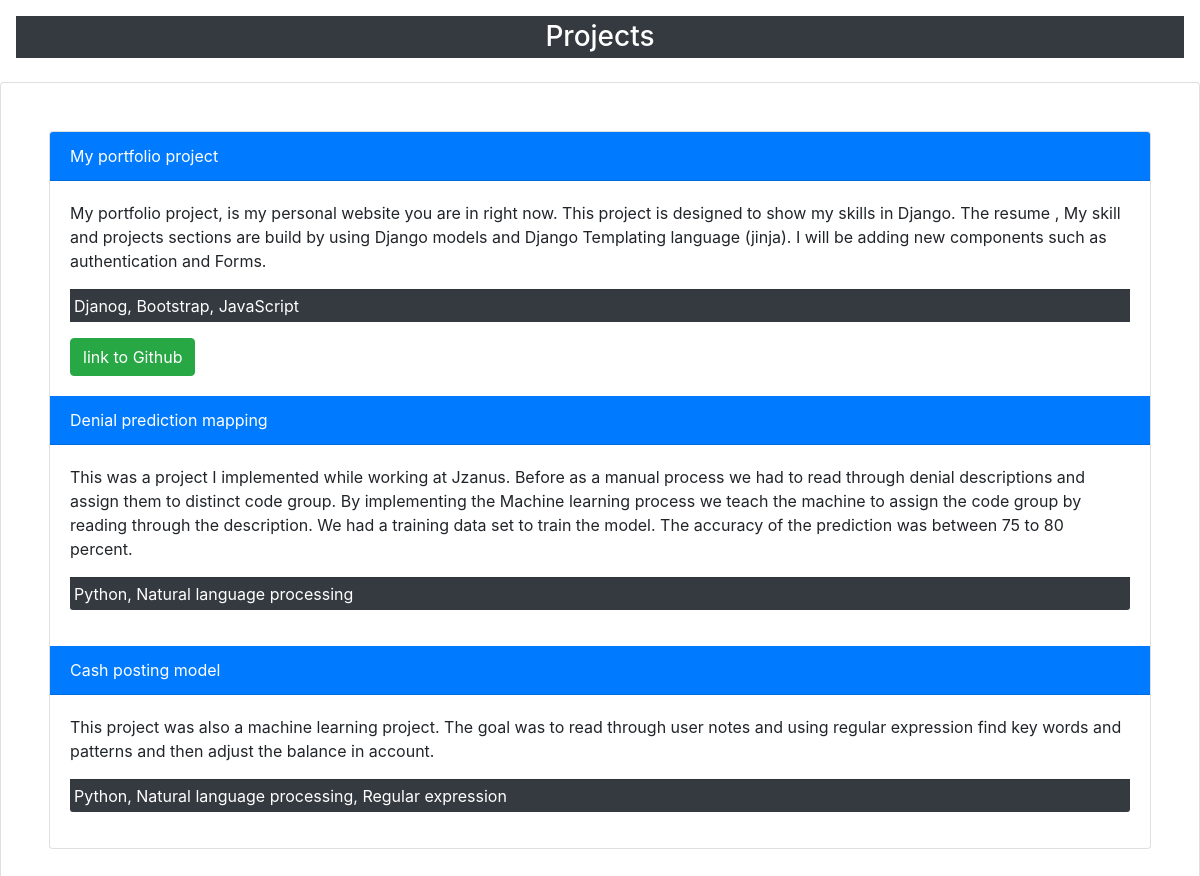
The app's page /project/, older data.
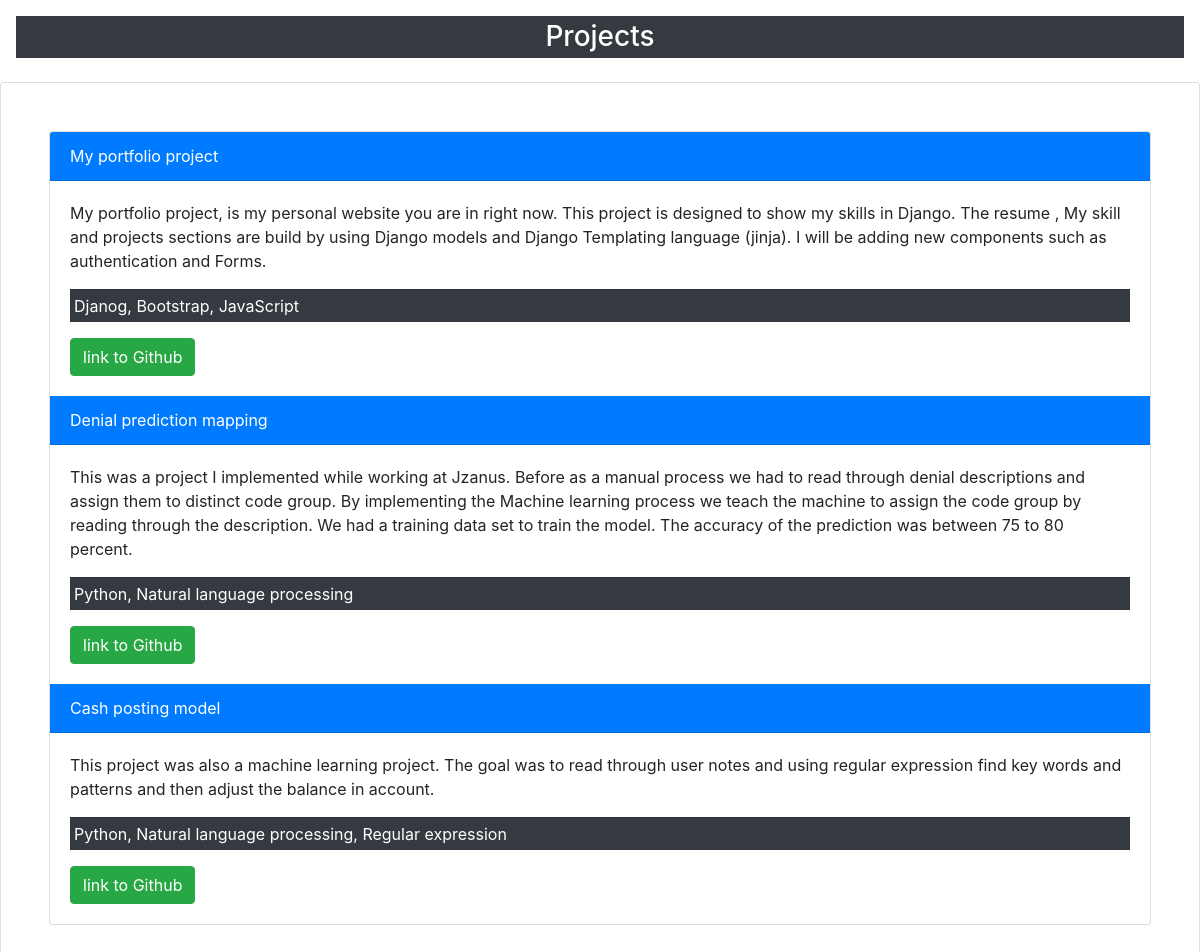
The same page, newer data.
### project/models.py (models this page shows, shortened)
class Allprojecct (models.Model):
    project_name = models.CharField(max_length=50)
    project_desc = models.TextField(max_length=1000)
    project_url = models.URLField(blank = True , null = True)
    project_tech = models.TextField(max_length=500)

### project/views.py (the view)
# urls.py: path('', views.all_project , name = 'all_project')
def all_project(request):
    allprojects = Allprojecct.objects.all()
    return render(request , 'project/all_project.html' , {'Allprojects' : allprojects})

### project/templates/project/all_project.html (shortened to what this page needs)
{% load static %}
 <link href="{% static 'portfolio/custom.css' %}" rel="stylesheet">
    <link rel="stylesheet" href="https://stackpath.bootstrapcdn.com/bootstrap/4.4.1/css/bootstrap.min.css">
<div class="p-3">
    <h3 class="text-center bg-dark text-white p-1"> Projects</h3>
</div>
<div class="card card-body p-5">
      <div class="card">
         {% for project in Allprojects %}
            <div class="card-header bg-primary text-white">
             {{ project.project_name}}
            </div>
            <div class="card-body">
                <p class="card-text">
                 {{ project.project_desc}}
                </p>
                  <p class="card-footer p-1  bg-dark text-white">
                 {{ project.project_tech}}
                </p>
            {% if project.project_url %}
                <a class="btn btn-success" href="{{ project.project_url }}">
                  link to Github
                </a>
            {% endif %}
            </div>
         {% endfor %}
       </div>
</div>

Row changes from the older to the newer data that the page shows:
changed Allprojecct "Denial prediction mapping": now shows "link to Github"
changed Allprojecct "Cash posting model": now shows "link to Github"
